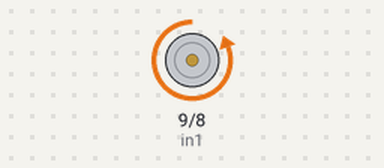
The sketch below on a simulated Arduino Uno, built with avr-gcc and run on an emulated ATmega328P. Shown: motor-driver pin pairs drawn as motors (green arrow = first pin HIGH = forward, orange = second pin HIGH = backward, longer = more drive).

Above: at 1.5 s.
At 6.5 s:
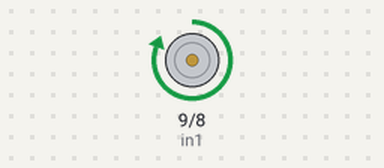
At 9.0 s:
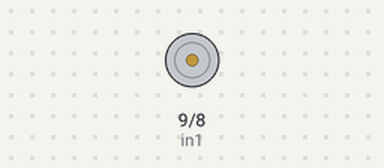
Timing chart, 0 to 13.0 s (numbered marks = the images above):
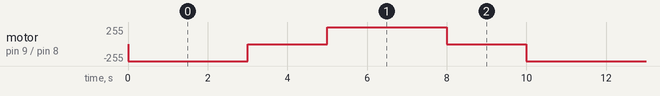

The sketch:

DCmotorSPEED.ino
```cpp
int in1 = 9;
int in2 = 8;
void setup() {
pinMode(in1, OUTPUT);
//Declaring the pin modes, obviously they're outputs
pinMode(in2, OUTPUT);
}
void TurnMotorA_CCW()
{
digitalWrite(in1, HIGH);
digitalWrite(in2, LOW);
}
 void TurnMotorA_CW()
{
digitalWrite(in1, LOW);
digitalWrite(in2, HIGH);
}
 void TurnMotorA_OFF()
{
digitalWrite(in1, LOW);
digitalWrite(in2, LOW);
}
void loop() {
 TurnMotorA_CW(); // We turn to direction 1 for 3s then stop for 2s
delay(3000);
TurnMotorA_OFF();
delay(2000);
TurnMotorA_CCW();// We turn to direction 2 for 3s then stop for 2s
delay(3000);
TurnMotorA_OFF();
delay(2000);
}
```

Measured:
- by itself, motor on pin 9 (in1) / pin 8 (in2): repeats every 10.0 s: stopped 2.0 s, forward 255/255 3.0 s, stopped 2.0 s, backward 255/255 3.0 s
